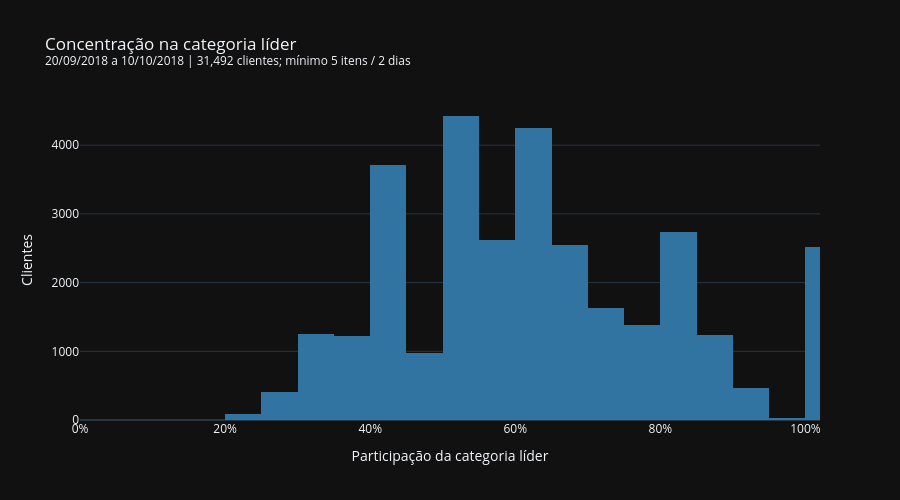

Notebook source saved alongside this figure:
### Markdown cell above
### Quanto histórico sustenta essa preferência?
Um cliente com um único item sempre terá concentração de 100%. Para não confundir pouco histórico com preferência bem definida, usamos inicialmente **pelo menos cinco itens em dois dias diferentes**. É um filtro exploratório ajustável, não uma garantia estatística. Todos continuam nas tabelas completas; o filtro só define quem entra nos gráficos de comparação.

A tabela abaixo mostra como a concentração muda ao exigir mais histórico. Cada cliente tem o mesmo peso.

### Code cell
MIN_ITENS_PREFERENCIA = 5
MIN_DIAS_PREFERENCIA = 2

clientes_com_historico = perfil_preferencia.loc[
      (perfil_preferencia['total_itens'] >= MIN_ITENS_PREFERENCIA)
    & (perfil_preferencia['dias_ativos'] >= MIN_DIAS_PREFERENCIA)
].copy()

resumo_suporte = []
for min_itens, min_dias in [(1, 1), (5, 1), (5, 2), (10, 2)]:
    grupo = perfil_preferencia.loc[
          (perfil_preferencia['total_itens'] >= min_itens)
        & (perfil_preferencia['dias_ativos'] >= min_dias)
    ]
    resumo_suporte.append({
          'min_itens': min_itens
        , 'min_dias': min_dias
        , 'clientes': len(grupo)
        , 'cobertura_pct': 100 * len(grupo) / len(perfil_preferencia)
        , 'concentracao_mediana_pct': 100 * grupo['participacao_lider'].median()
        , 'lider_unica_pct': 100 * grupo['qtd_lideres'].eq(1).mean()
    })

resumo_suporte = pd.DataFrame(resumo_suporte)
display(resumo_suporte.round(1))

if not clientes_com_historico.empty:
    fig = px.histogram(
        clientes_com_historico,
        x='participacao_lider',
        title=f'Concentração na categoria líder<br><sup>{periodo_preferencia} | {len(clientes_com_historico):,} clientes; mínimo {MIN_ITENS_PREFERENCIA} itens / {MIN_DIAS_PREFERENCIA} dias</sup>',
        labels={'participacao_lider': 'Participação da categoria líder'},
        color_discrete_sequence=['#3274A1']
    )
    fig.update_traces(xbins=dict(start=0, end=1.0001, size=0.05))
    fig.update_xaxes(tickformat='.0%', range=[0, 1.02])
    fig.update_yaxes(title='Clientes')
    fig.update_layout(margin=dict(t=100))
    fig.show()
else:
    print('Nenhum cliente atingiu o histórico mínimo escolhido.')

### Figure 1 — Plotly figure (JSON) as saved in the notebook; plotly's stock layout.template omitted (floating-point values rounded to 4 significant figures; data arrays with more than 128 entries replaced by an {"elided": "..."} marker saying what was removed)
{"data": [{"bingroup": "x", "hovertemplate": "Participação da categoria líder=%{x}<br>count=%{y}<extra></extra>", "legendgroup": "", "marker": {"color": "#3274A1", "pattern": {"shape": ""}}, "name": "", "orientation": "v", "showlegend": false, "type": "histogram", "x": {"elided": "31492 float values"}, "xaxis": "x", "xbins": {"end": 1.0, "size": 0.05, "start": 0}, "yaxis": "y"}], "layout": {"barmode": "relative", "height": 500, "legend": {"tracegroupgap": 0}, "margin": {"t": 100}, "title": {"text": "Concentração na categoria líder<br><sup>20/09/2018 a 10/10/2018 | 31,492 clientes; mínimo 5 itens / 2 dias</sup>"}, "xaxis": {"anchor": "y", "domain": [0, 1], "range": [0, 1.02], "tickformat": ".0%", "title": {"text": "Participação da categoria líder"}}, "yaxis": {"anchor": "x", "domain": [0, 1], "title": {"text": "Clientes"}}}}
